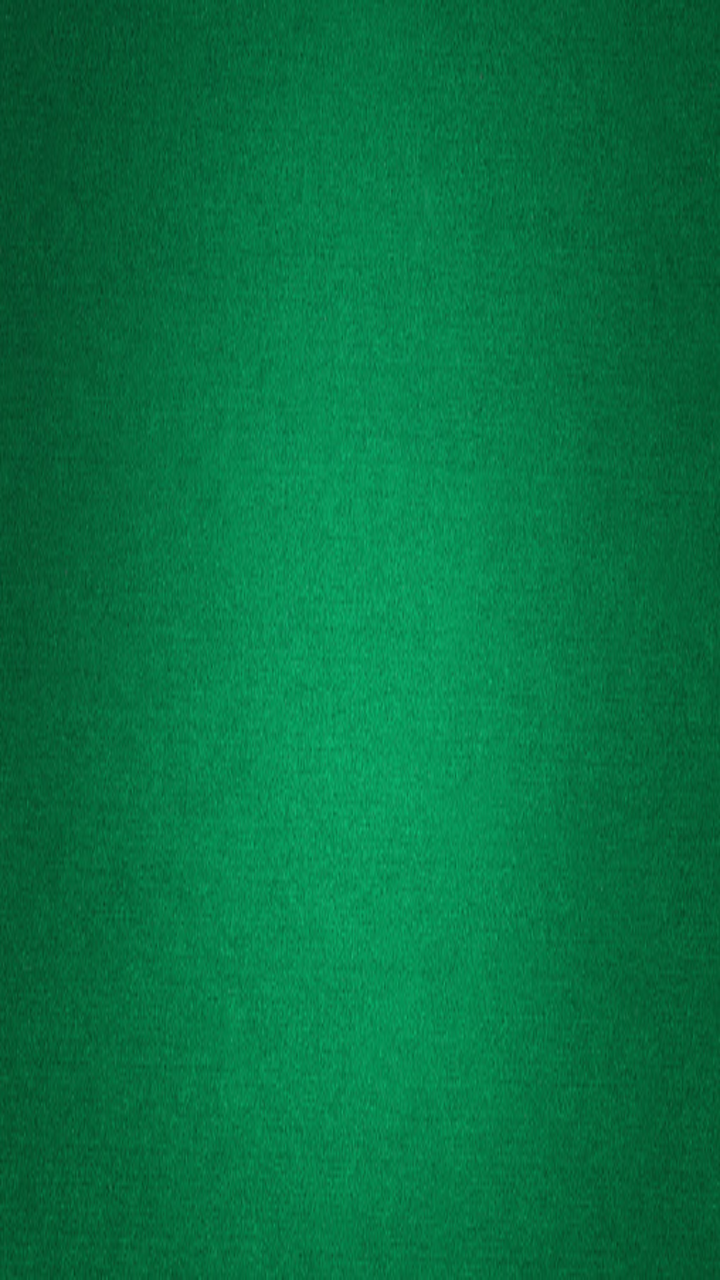
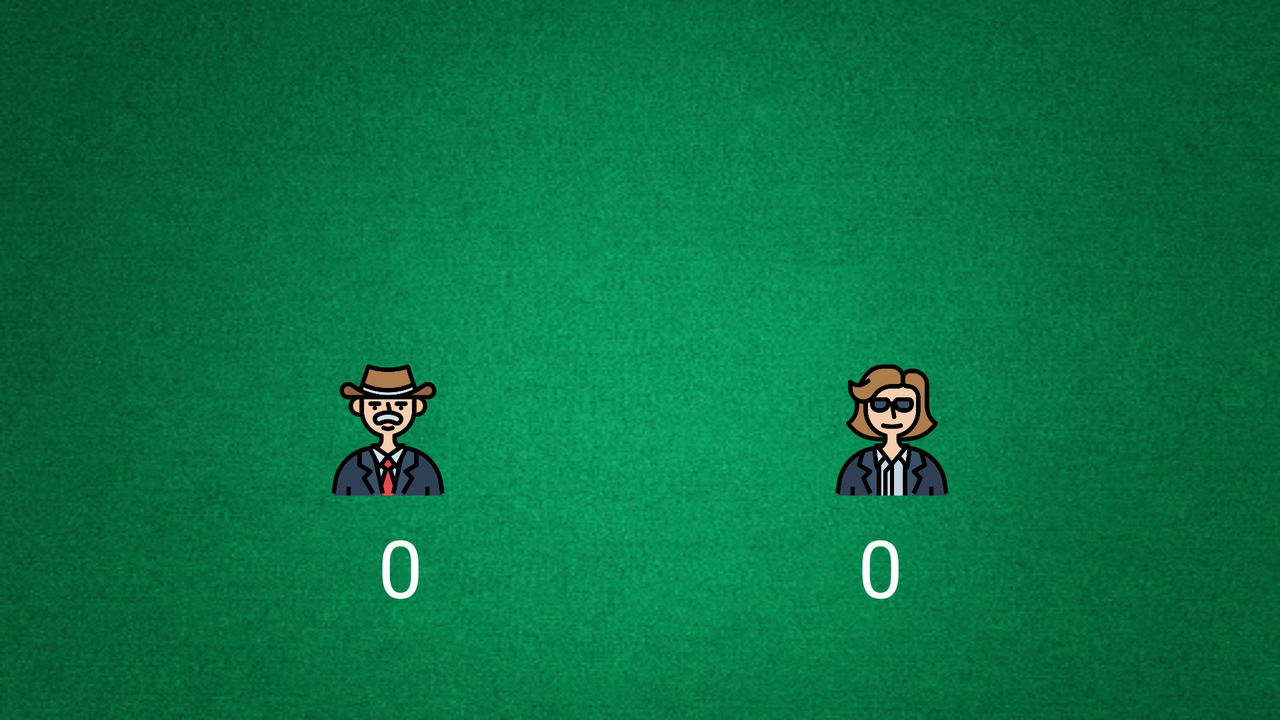

Two renders of one Android screen. The first uses the default layout on a phone; the second uses the alternative layout the repository ships for a different screen configuration, on a matching device. The two XML files are below.
<!-- AndroidManifest.xml: application theme Theme.MyFirstApp -->
<!-- res/layout/activity_main.xml -->
<?xml version="1.0" encoding="utf-8"?>
<RelativeLayout xmlns:app="http://schemas.android.com/apk/res-auto"
    xmlns:tools="http://schemas.android.com/tools"
    xmlns:android="http://schemas.android.com/apk/res/android"
    android:layout_width="match_parent"
    android:layout_height="match_parent"
    tools:context=".MainActivity"
    android:background="@drawable/casino_background">


    <Button
        android:id="@+id/main_BTN_play"
        android:layout_width="140dp"
        android:layout_height="83dp"
        android:layout_alignParentEnd="true"
        android:layout_alignParentRight="true"
        android:layout_alignParentBottom="true"
        android:layout_centerHorizontal="true"
        android:layout_marginEnd="281dp"
        android:layout_marginRight="281dp"
        android:layout_marginBottom="24dp"
        android:background="@drawable/play_button"
         />

</RelativeLayout>
<!-- resources referenced by this layout -->
<resources>
  <!-- drawable casino_background: jpg bitmap (drawable, 111042 bytes) -->
  <style name="Theme.MyFirstApp" parent="Theme.MaterialComponents.DayNight.NoActionBar">
          
          <item name="colorPrimary">@color/black</item>
          <item name="colorPrimaryVariant">@color/black</item>
          <item name="colorOnPrimary">@color/white</item>
          
          <item name="colorSecondary">@color/teal_200</item>
          <item name="colorSecondaryVariant">@color/teal_700</item>
          <item name="colorOnSecondary">@color/black</item>
          
          <item name="android:statusBarColor" tools:targetApi="l">?attr/colorPrimaryVariant</item>
          
      </style>
</resources>
<!-- res/layout-land/activity_main.xml (the repository's variant of the layout above) -->
<!-- drawn on the phone turned sideways -->
<?xml version="1.0" encoding="utf-8"?>
<RelativeLayout xmlns:app="http://schemas.android.com/apk/res-auto"
    xmlns:tools="http://schemas.android.com/tools"
    xmlns:android="http://schemas.android.com/apk/res/android"
    android:layout_width="match_parent"
    android:layout_height="match_parent"
    android:orientation="horizontal"
    tools:context=".MainActivity"
    android:gravity="center"
    android:paddingRight="20dp"
    android:paddingLeft="20dp"


    android:background="@drawable/casino_background">

    <ImageView
        android:id="@+id/main_IMG_play"
        android:layout_width="80dp"
        android:layout_height="100sp"
        android:layout_alignParentBottom="true"
        android:layout_centerHorizontal="true"
        android:layout_marginLeft="220dp"
        android:layout_marginTop="150dp"
        android:layout_marginRight="220dp"
        android:layout_marginBottom="5dp"
        android:src="@drawable/play_button" />

    <ImageView
        android:id="@+id/main_IMG_cardLeft"
        android:layout_width="100dp"
        android:layout_height="220dp"
        android:layout_alignParentStart="true"
        android:layout_alignParentLeft="true"
        android:layout_alignParentTop="true"
        android:layout_centerVertical="true"
        android:layout_marginStart="124dp"
        android:layout_marginLeft="124dp"
        android:layout_marginTop="-5dp"
        android:layout_marginBottom="120dp"
        android:src="@drawable/card" />

    <ImageView
        android:id="@+id/main_IMG_cardRight"
        android:layout_width="100dp"
        android:layout_height="220dp"
        android:layout_alignEnd="@id/main_IMG_cardLeft"
        android:layout_alignRight="@id/main_IMG_cardLeft"
        android:layout_alignParentTop="true"
        android:layout_alignParentEnd="true"
        android:layout_alignParentRight="true"
        android:layout_marginTop="-5dp"
        android:layout_marginEnd="124dp"
        android:layout_marginRight="139dp"
        android:layout_marginBottom="120dp"
        android:src="@drawable/card" />

    <TextView
        android:id="@+id/main_LBL_scoreLeft"
        android:textColor="#FFFFFF"
        android:text="@string/_0"
        android:textSize="40sp"
        android:layout_width="160dp"
        android:layout_height="73dp"
        android:gravity="center"
        android:layout_alignParentStart="true"
        android:layout_alignParentLeft="true"
        android:layout_alignParentBottom="true"
        android:layout_marginStart="100dp"
        android:layout_marginLeft="100dp"
        android:layout_marginBottom="40dp" />

    <TextView
        android:id="@+id/main_LBL_scoreRight"
        android:layout_width="160dp"
        android:layout_height="73dp"
        android:layout_alignParentBottom="true"
        android:layout_alignParentRight="true"
        android:layout_marginEnd="100dp"
        android:layout_marginRight="80dp"
        android:layout_marginBottom="40dp"
        android:gravity="center"
        android:text="@string/_0"
        android:textColor="#FFFFFF"
        android:textSize="40sp"
        android:layout_alignParentEnd="true" />
    " />

    <ImageView
        android:id="@+id/main_IMG_man"
        android:src="@drawable/man"
        android:layout_width="70dp"
        android:layout_height="70dp"
        android:layout_alignParentStart="true"
        android:layout_alignParentLeft="true"
        android:layout_alignParentBottom="true"
        android:layout_marginStart="139dp"
        android:layout_marginLeft="139dp"
        android:layout_marginBottom="110dp" />

    <ImageView
        android:id="@+id/main_IMG_woman"
        android:layout_width="70dp"
        android:layout_height="70dp"
        android:layout_alignParentEnd="true"
        android:layout_alignParentRight="true"
        android:layout_alignParentBottom="true"
        android:layout_marginEnd="139dp"
        android:layout_marginRight="139dp"
        android:layout_marginBottom="110dp"
        android:src="@drawable/woman" />

</RelativeLayout>
<!-- resources referenced by the variant -->
<!-- as the phone turned sideways resolves them -->
<resources>
  <!-- drawable casino_background: jpg bitmap (drawable, 111042 bytes) -->
  <!-- drawable man: png bitmap (drawable, 37224 bytes) -->
  <!-- drawable woman: png bitmap (drawable, 35507 bytes) -->
  <string name="_0">0</string>
  <style name="Theme.MyFirstApp" parent="Theme.MaterialComponents.DayNight.NoActionBar">
          
          <item name="colorPrimary">@color/black</item>
          <item name="colorPrimaryVariant">@color/black</item>
          <item name="colorOnPrimary">@color/white</item>
          
          <item name="colorSecondary">@color/teal_200</item>
          <item name="colorSecondaryVariant">@color/teal_700</item>
          <item name="colorOnSecondary">@color/black</item>
          
          <item name="android:statusBarColor" tools:targetApi="l">?attr/colorPrimaryVariant</item>
          
      </style>
</resources>
